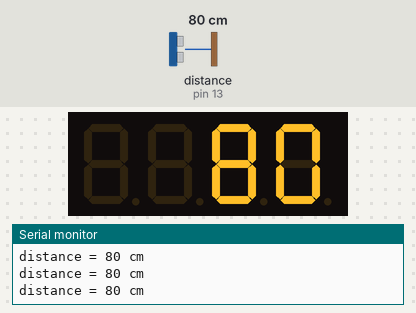
Simulated run of this sketch. Board: Arduino Uno, built with avr-gcc and run on an emulated ATmega328P. Parts: 4-digit seven-segment display, the last lines printed to the serial monitor. Wiring (inferred from the names in the program): ultrasonic range finder: trigger pin 12; echo pin 13. Inputs (shaded band) come from the test bench; at power-on: distance to the obstacle (sensor on pin 13) 80 cm. The echo pulse lasts 58.3 µs per cm.

Above: at 1.2 s.
1.3 s: distance to the obstacle (sensor on pin 13) set to 35 cm
At 2.8 s:
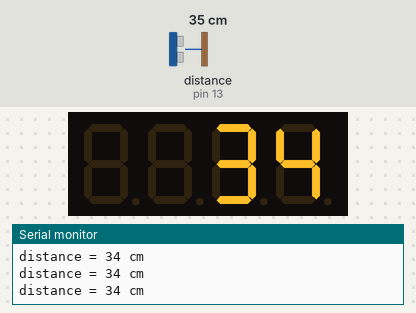
3.0 s: distance to the obstacle (sensor on pin 13) set to 2 cm
At 3.7 s:
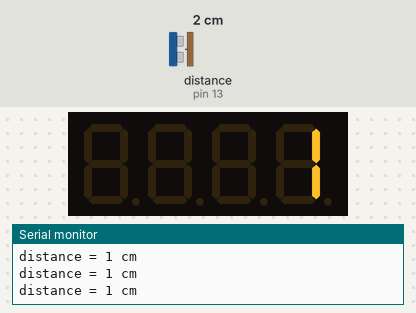
4.5 s: distance to the obstacle (sensor on pin 13) set to 120 cm
At 5.8 s:
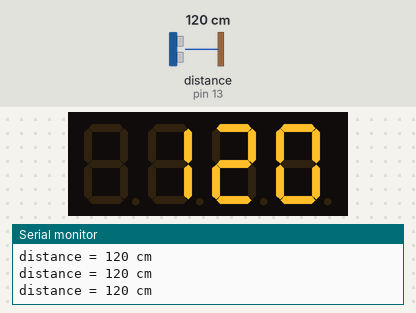
6.1 s: distance to the obstacle (sensor on pin 13) set to 60 cm
At 6.5 s:
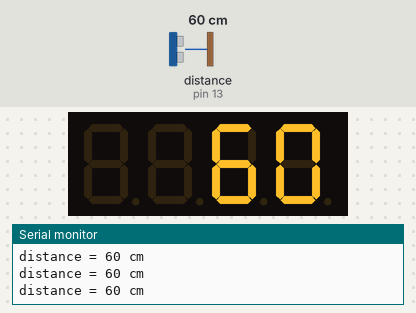
10.6 s: distance to the obstacle (sensor on pin 13) set to 250 cm
At 12.3 s:
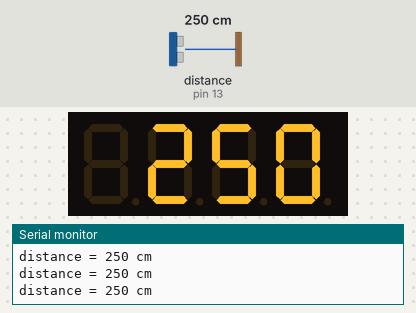
Timing chart, 0 to 13.4 s (numbered marks = the images above; inputs shaded):
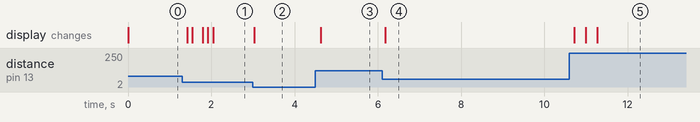

Measured:
- after the input at 1.3 s, the display: changes after 0.12 s (image 1)
- after the input at 3.0 s, the display: changes at once (image 2)
- after the input at 4.5 s, the display: changes after 0.13 s (image 3)
- after the input at 6.1 s, the display: changes after 0.08 s (image 4)
- after the input at 10.6 s, the display: changes after 0.12 s (image 5)

The sketch:

20210320_akbi_water_level.ino
```cpp
#include <TM1637Display.h>
#include <SoftwareSerial.h>

SoftwareSerial mySerial(2,3); //RX, TX


//초음파
const int triggerPin = 12;
const int echoPin = 13;

//7디지트용 포트선언
const int DIO = 8; //DIO핀 FND
const int CLK = 9; //CLK핀 FND


TM1637Display display(CLK, DIO);  // set 4Digit FND

//액비통 높이 관련 상수 선언
const int RUBBER = 1;               //고무 1cm
const int PALETTE = 15;             //팔레트 15cm
const int HALF_TON = 29;            //0.5톤 29cm
const int TON = 52;                 //1톤 52cm
const int ONE_AND_A_HALF_TON = 77;  //1.5톤 77cm
const int TWO_TON = 108;            //2톤 108cm


void setup()
{
  Serial.begin(9600);
  mySerial.begin(9600);

  pinMode(triggerPin, OUTPUT);
  pinMode(echoPin, INPUT);

  display.setBrightness(0x0a); //FND 최대 밝기
}


void loop()
{
  long duration = 0L;
  long distance_mm = 0L;

  digitalWrite(triggerPin, LOW);
  delayMicroseconds(2);
  digitalWrite(triggerPin, HIGH);
  delayMicroseconds(10);
  digitalWrite(triggerPin, LOW);

  duration = pulseIn(echoPin, HIGH);

  distance_mm = calcDistance(duration);

  display.showNumberDec(distance_mm); //디스플레이

  //시리얼 모니터 출력
  Serial.print("distance = ");
  Serial.print(distance_mm);
  Serial.println(" cm");

  Serial.print("distance = ");
  Serial.print(distance_mm);
  Serial.println(" cm");


  //wifi
  if(mySerial.available()) {
    Serial.write(mySerial.read());
  }

  if(Serial.available()) {
    mySerial.write(Serial.read());
  }

  delay(100);
}


long calcDistance(long time)
{
  long l_dis;

  l_dis = time/29/2;

  return l_dis;
}
```
